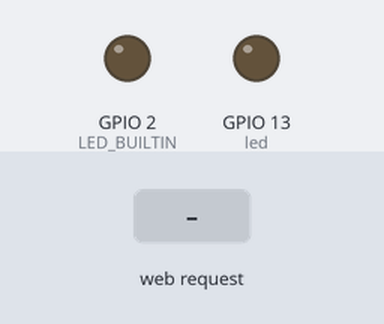
Recording of a sketch running on a simulated ESP8266 (NodeMCU). Parts: output pins drawn as LEDs (lit = HIGH, except the on-board LED, lit = LOW). Inputs (shaded band) come from the test bench. WiFi joins after 1.5 s; servers stay silent unless stated; what the sketch prints to the serial monitor is not drawn.

Above: at 2.7 s.
2.8 s: HTTP request GET /blink received
At 4.6 s:
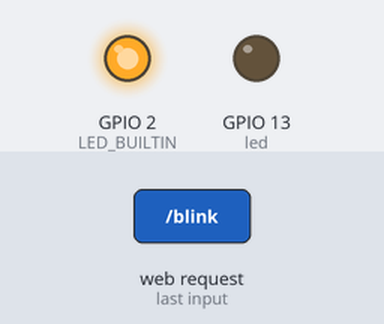
5.8 s: HTTP request GET /5min received
At 6.5 s:
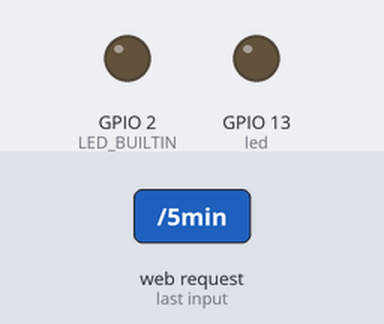
7.3 s: HTTP request GET /on received
At 7.7 s:
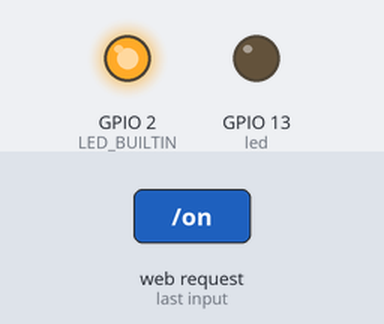
Timing chart, 0 to 10.3 s (numbered marks = the images above; inputs shaded):
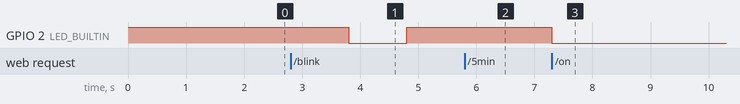

The sketch:

wiatrak_backup.ino
```cpp
#include <ESP8266WiFi.h>
#include <WiFiClient.h>
#include <ESP8266WebServer.h>
#include <ESP8266mDNS.h>

const char* ssid = "WiFi63";
const char* password = "980130@WiFi";

ESP8266WebServer server(80);

const int led = 13;
#define LED_BUILTIN 2
int stan = 0;
int blinking = 0;
int time5min = 0;
int relay = 2;

unsigned long aktualnyCzas = 0;
unsigned long zapamietanyCzas = 0;
unsigned long roznicaCzasu = 0;

void handleRoot() {
  digitalWrite(led, 1);
  server.send(200, "text/plain", "hello from esp8266!");
  digitalWrite(led, 0);
}

void handleNotFound(){
  digitalWrite(led, 1);
  String message = "File Not Found\n\n";
  message += "URI: ";
  message += server.uri();
  message += "\nMethod: ";
  message += (server.method() == HTTP_GET)?"GET":"POST";
  message += "\nArguments: ";
  message += server.args();
  message += "\n";
  for (uint8_t i=0; i<server.args(); i++){
    message += " " + server.argName(i) + ": " + server.arg(i) + "\n";
  }
  server.send(404, "text/plain", message);
  digitalWrite(led, 0);
}

void setup(void){
  pinMode(relay, OUTPUT);
  pinMode(LED_BUILTIN, OUTPUT);
  digitalWrite(LED_BUILTIN, HIGH);
  pinMode(led, OUTPUT);
  digitalWrite(led, 0);
  Serial.begin(115200);
  WiFi.begin(ssid, password);
  Serial.println("");

  // Wait for connection
  while (WiFi.status() != WL_CONNECTED) {
    delay(500);
    Serial.print(".");
  }
  Serial.println("");
  Serial.print("Connected to ");
  Serial.println(ssid);
  Serial.print("IP address: ");
  Serial.println(WiFi.localIP());

  if (MDNS.begin("esp8266")) {
    Serial.println("MDNS responder started");
  }


  server.on("/", handleRoot);

   server.on("/blink", [](){
     blinking = 1;
     time5min = 0;
    server.send(200, "text/plain", "blink");
   });

  server.on("/5min", [](){
    stan = 0;
    time5min = 1;
    blinking = 0;
    server.send(200, "text/plain", "5 min");
   });

  server.on("/on", [](){
    blinking = 0;
    time5min = 0;
    digitalWrite(relay, LOW);
    server.send(200, "text/plain", "on");
  });

  server.on("/off", [](){
    blinking = 0;
    time5min = 0;
    digitalWrite(relay, HIGH);
    server.send(200, "text/plain", "off");
  });

  server.onNotFound(handleNotFound);

  server.begin();
  Serial.println("HTTP server started");
}

void loop(void){
  server.handleClient();

  if(time5min == 1){
       aktualnyCzas = millis();
       roznicaCzasu = aktualnyCzas - zapamietanyCzas;

       if (roznicaCzasu >= 10000UL) {
        //Zapamietaj aktualny czas
        zapamietanyCzas = aktualnyCzas;
        //Wyslij do PC
        if (stan == 0){
          stan = 1;
          digitalWrite(relay, LOW);
          digitalWrite(LED_BUILTIN, LOW);
          }
        else if (stan == 1){
          stan = 2;
          digitalWrite(relay, HIGH);
          digitalWrite(LED_BUILTIN, HIGH);
        }
        else{

        }
    }
    }


  if(blinking == 1){
    aktualnyCzas = millis();
     roznicaCzasu = aktualnyCzas - zapamietanyCzas;

      //Jeśli różnica wynosi ponad sekundę
     if (roznicaCzasu >= 1000UL) {
      //Zapamietaj aktualny czas
      zapamietanyCzas = aktualnyCzas;
      //Wyslij do PC
      if (stan == 0){
        stan = 1;
        digitalWrite(relay, HIGH);
        digitalWrite(LED_BUILTIN, HIGH);
        }
      else{
        stan = 0;
        digitalWrite(relay, HIGH);
        digitalWrite(LED_BUILTIN, LOW);
      }
  }
  }
}
```

Measured:
- after the input at 2.8 s, GPIO 2 (LED_BUILTIN): HIGH → LOW after 1.0 s, → HIGH 1.0 s later
- after the input at 5.8 s, GPIO 2 (LED_BUILTIN): stays HIGH (without the input it goes to LOW after 0.00 s)
- after the input at 7.3 s, GPIO 2 (LED_BUILTIN): HIGH → LOW at once
